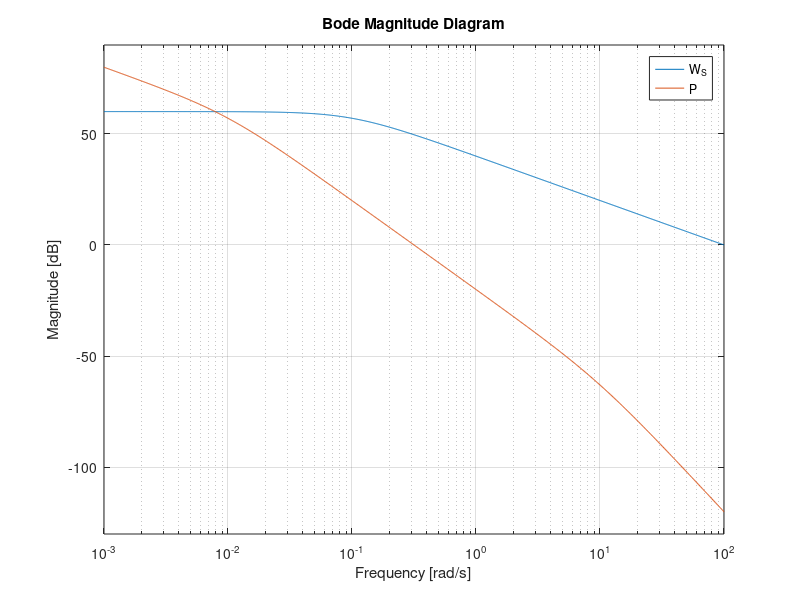
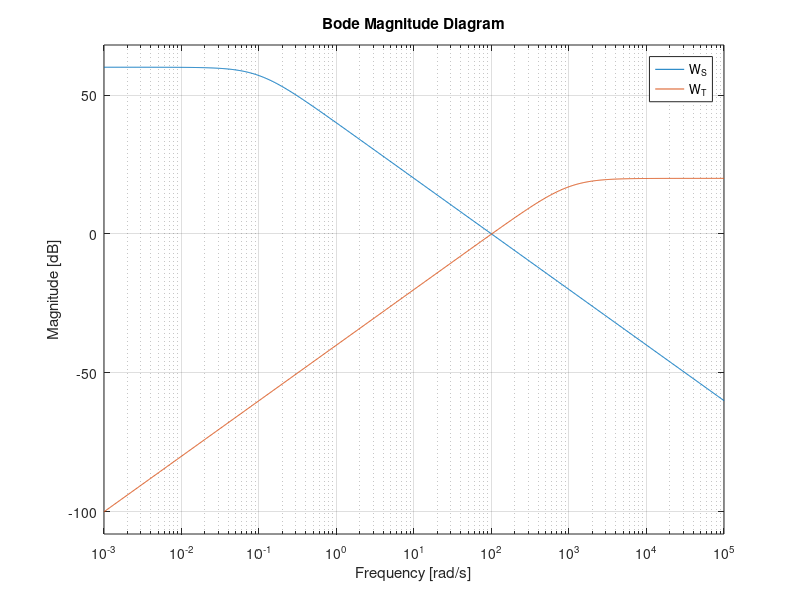
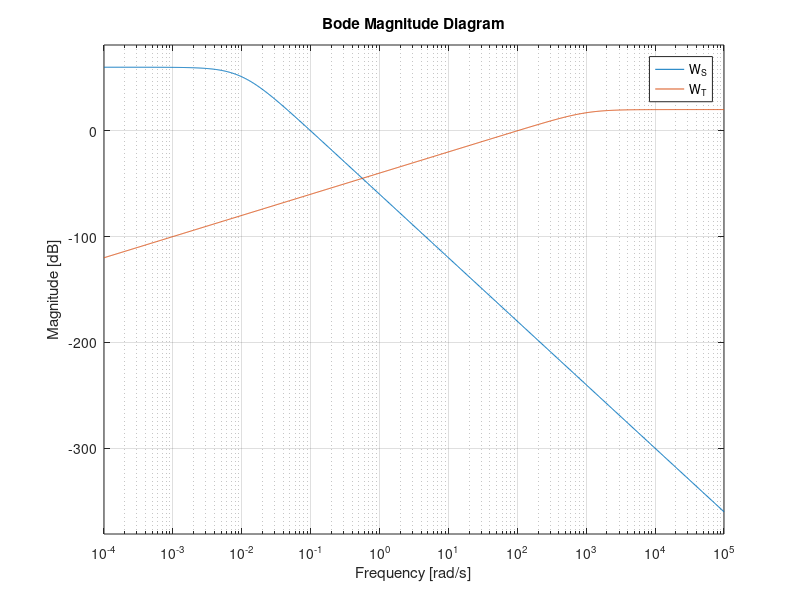
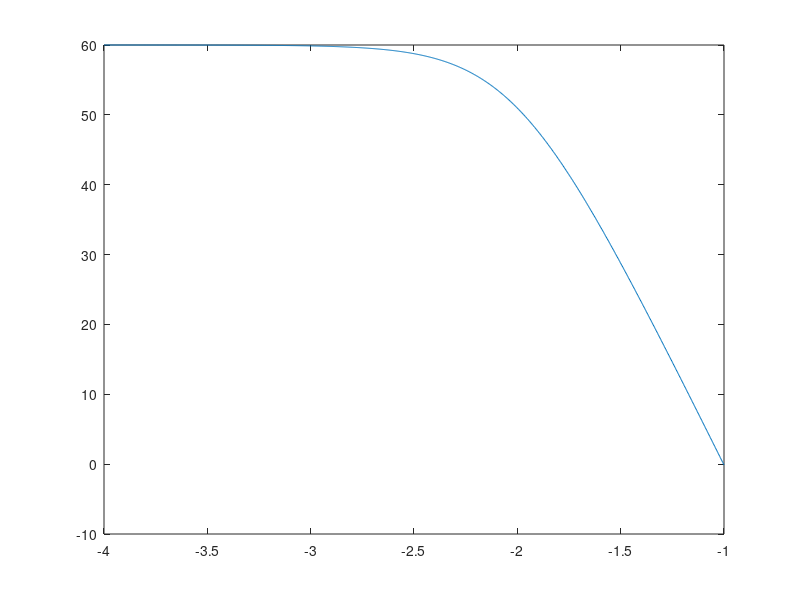

These charts were generated, in order, by the following MATLAB code: (Note: this script raises an error after producing the figures.)
%Pasul 1
s=tf('s');
P=10/(s*(100*s+1)*(0.1*s+1));
poli_P=pole(P) %Sistemul nu este stabil BIBO in sens strict, intrucat are un pol egal cu 0. 
%Este insa stabil BIBO in sens nestrict.
%Modelul nominal are polul p=0 care limiteaza inferior zona pe care se
%poate asigura stabilitate robusta, din cauza celor doua constrangeri de
%interpolare care apar in acest pol: S(p)=0, T(p)=1.

%Pasul 2
%Principiul modelului intern: pentru a urmari o referinta de tip treapta
%unitara cu eroare stationara nula, polii transformatei Laplace ai referinței
%trebuie să se găsească printre polii procesului sau ai compensatorului, din 
%cauza polului instabil.
W_S=1000/(10*s+1); %W_S este stabil si respecta contitia ca |S(jw)|<=0.01, adica |Ws(jw)|>=1000
%W_S a fost ales ca un filtru trece-jos de ordinul 1 cu amplificarea 1/eroare si pulsatia de 
%taiere omega banda
figure(1);
bodemag(W_S, P);
% In banda de trecere unde |P(jw)|>>1, trebuie sa asiguram |L(jw)|>>1, fapt
% posibil intrucat lărgimea de bandă |W_S(jw)|>>1 nu o depăsește pe cea a procesului nominal.

%Pasul 3
figure(2);
W_T=(0.01*s)/(0.001*s+1);
bodemag(W_S, W_T);
%Se incalca resrictia ca min{|WS(jω)|,|WT(jω)|} < 1. Alegem un W_S care
%coboara mai repede (adaugam poli).
W_S=1000/(100*s+1)^3;
figure(3);
bodemag(W_S, W_T);
grid on
%Acum, conditia de buna definire este indeplinita.
%Din grafic, omega2 = 110 rad/s si omega1 = 0.1 rad/s, iar diferenta dintre
%ele este suficient de mare pentru ca proiectarea functiei de transfer in
%bucla deschisa sa nu fie dificila (aproximativ 3 decade)

%Pasul 4
omega_jf=logspace(-4, -1, 1e3);
omega_if=logspace(2, 5, 1e3);

figure(4);
Ws_jf=bode(W_S, omega_jf);
Wt_jf=bode(W_T, omega_jf);
Ws_jf=squeeze(Ws_jf);
Wt_jf=squeeze(Wt_jf);
R_jf=Ws_jf./(1.-Wt_jf);
plot(log10(omega_jf), mag2db(R_jf));
hold on;

Ws_if=bode(W_S, omega_if);
Wt_if=bode(W_T, omega_if);
Ws_if=squeeze(Ws_if);
Wt_if=squeeze(Wt_if);
R_if=(1.-Ws_if)./mag_Wt_if;
plot(log10(omega_if), mag2db(R_if));
hold on;

omega_jf=logspace(-4, -1, 1e3);
omega_mf=logspace(-1, 2, 1e3);
omega_if=logspace(2, 5, 1e3);

Ws_jf=bode(W_S, omega_jf);
Wt_jf=bode(W_T, omega_jf);
Ws_jf=squeeze(Ws_jf);
Wt_jf=squeeze(Wt_jf);
R_jf=Ws_jf./(1.-Wt_jf);
plot(log10(omega_jf), mag2db(R_jf));
hold on;

Ws_if=bode(W_S, omega_if);
Wt_if=bode(W_T, omega_if);
Ws_if=squeeze(Ws_if);
Wt_if=squeeze(Wt_if);
R_if=(1.-Ws_if)./Wt_if;
plot(log10(omega_if), mag2db(R_if));
hold on;

L=100/(s*(s+1)*(s/10+1)*(s/100+1));
L_jf=bode(L, omega_jf);
L_mf=bode(L, omega_mf);
L_if=bode(L, omega_if);
L_jf=squeeze(L_jf);
L_mf=squeeze(L_mf);
L_if=squeeze(L_if);
plot(log10(omega_jf), mag2db(L_jf));
plot(log10(omega_mf), mag2db(L_mf));
plot(log10(omega_if), mag2db(L_if));
grid on

C_1=L/P;
C_1=tf(ss(C_1,'min'));
zero_C=zero(C_1)
poli_C=pole(C_1)

%Pasul 5
figure(5);
bode(L);
%Marginea de fază este de -40 grade. Regulatorul trebuie inseriat
%cu un bloc de avans de fază. Pulsatia de taiere a lui L este aproximativ 9.
C_faza=18/4.5*(s+4.5)/(s+18);
C_2=C_1*C_faza;
L=C_2*P;
figure;
bode(L);